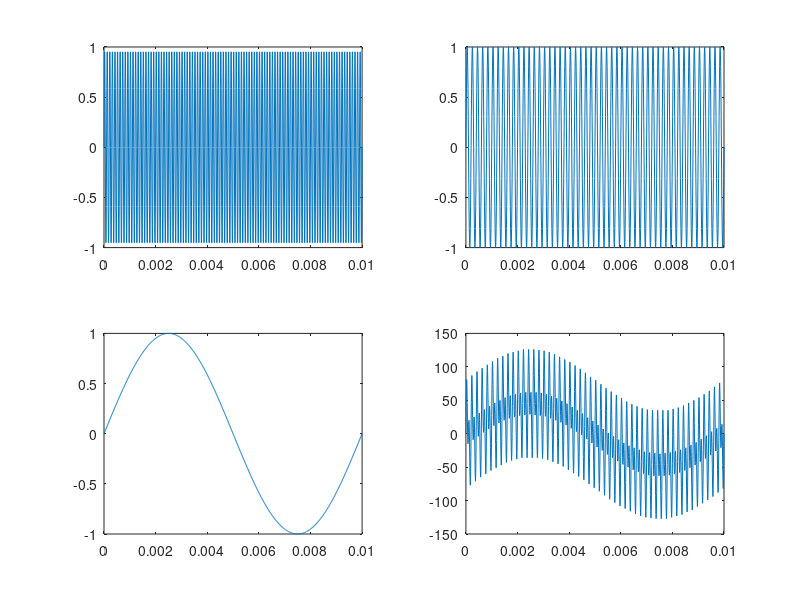
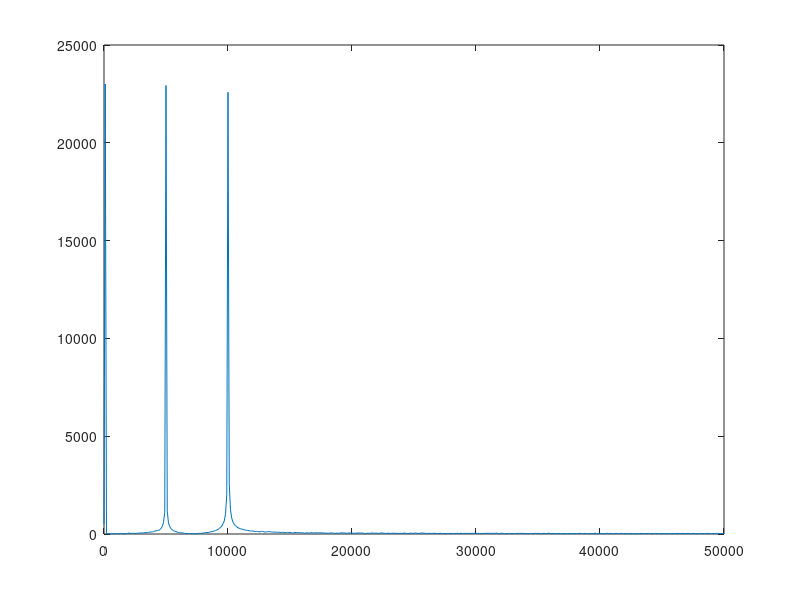

Recreate these plots in MATLAB, in order. (Note: this script raises an error after producing the figures.)
%%
%Preliminaries
clear;clc;
%%
%Definition of the original signal

%Time vector
t = 0:0.00001:0.01;

%Signal
x1000 = sin(2*pi*10000*t);
x500 = sin(2*pi*5000*t);
x100 = sin(2*pi*100*t);
x = floor(46*(x1000 + x500 + x100));
%% Graficas
figure()
subplot(2,2,1)
plot(t,x1000);
subplot(2,2,2)
plot(t,x500);
subplot(2,2,3)
plot(t,x100);
subplot(2,2,4)
plot(t,x);

%%
%Frequency analysis
L = length(x) - 1;
x_fft = abs(fft(x));
x_fft = x_fft(1:(L/2+1));
f = 100000*(0:(L/2))/L;
figure()
plot(f,x_fft);

%%
%Filter

y = filter(Num,1,x);

figure()
plot(t,y);

%%
%Frequency analysis
L = length(y) - 1;
y_fft = abs(fft(y));
y_fft = y_fft(1:(L/2+1));
f = 100000*(0:(L/2))/L;
figure()
plot(f,y_fft);




